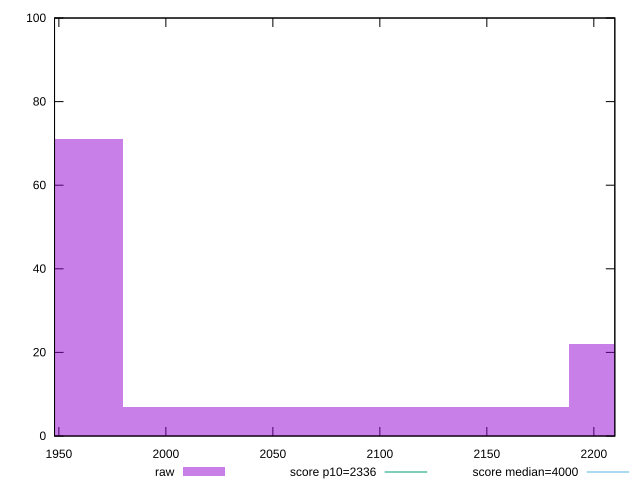

The script that saved this image:
reset

$raw <<EOF
1875.6425820587565 71
2084.0473133986184 7
2292.4520447384803 22
EOF

set key outside below
set boxwidth 208.40473133986183
set xrange [1947.971:2209.8149500000004]
set yrange [0:100]
set trange [0:100]
set style fill transparent solid 0.5 noborder

set parametric
set terminal svg size 640, 490 enhanced background rgb 'white'
set output "reprap/first-contentful-paint/samples/pages+cached/raw/histogram.svg"

plot $raw title "raw" with boxes, \
     2336,t title "score p10=2336", \
     4000,t title "score median=4000"

reset
